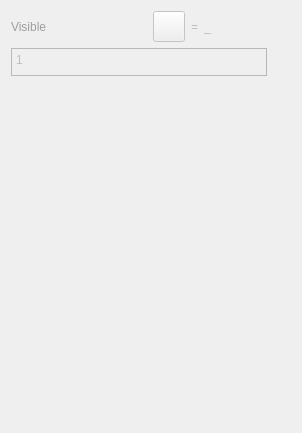
         <widget class="QWidget" name="tabPassmarkControl">
          <attribute name="title">
           <string>Control</string>
          </attribute>
          <layout class="QVBoxLayout" name="verticalLayout_13">
           <item>
            <layout class="QHBoxLayout" name="horizontalLayout_21">
             <item alignment="Qt::AlignmentFlag::AlignLeft">
              <widget class="QLabel" name="labelEditPassmarkVisible">
               <property name="enabled">
                <bool>false</bool>
               </property>
               <property name="sizePolicy">
                <sizepolicy hsizetype="Fixed" vsizetype="Preferred">
                 <horstretch>0</horstretch>
                 <verstretch>0</verstretch>
                </sizepolicy>
               </property>
               <property name="palette">
                <palette>
                 <active>
                  <colorrole role="WindowText">
                   <brush brushstyle="SolidPattern">
                    <color alpha="255">
                     <red>255</red>
                     <green>0</green>
                     <blue>0</blue>
                    </color>
                   </brush>
                  </colorrole>
                 </active>
                 <inactive>
                  <colorrole role="WindowText">
                   <brush brushstyle="SolidPattern">
                    <color alpha="255">
                     <red>255</red>
                     <green>0</green>
                     <blue>0</blue>
                    </color>
                   </brush>
                  </colorrole>
                 </inactive>
                 <disabled>
                  <colorrole role="WindowText">
                   <brush brushstyle="SolidPattern">
                    <color alpha="255">
                     <red>159</red>
                     <green>158</green>
                     <blue>158</blue>
                    </color>
                   </brush>
                  </colorrole>
                 </disabled>
                </palette>
               </property>
               <property name="text">
                <string>Visible</string>
               </property>
              </widget>
             </item>
             <item>
              <spacer name="horizontalSpacer_12">
               <property name="orientation">
                <enum>Qt::Orientation::Horizontal</enum>
               </property>
               <property name="sizeHint" stdset="0">
                <size>
                 <width>40</width>
                 <height>20</height>
                </size>
               </property>
              </spacer>
             </item>
             <item alignment="Qt::AlignmentFlag::AlignRight">
              <widget class="QToolButton" name="toolButtonExprPassmarkVisible">
               <property name="enabled">
                <bool>false</bool>
               </property>
               <property name="toolTip">
                <string>Formula wizard</string>
               </property>
               <property name="text">
                <string notr="true"/>
               </property>
               <property name="iconSize">
                <size>
                 <width>24</width>
                 <height>24</height>
                </size>
               </property>
              </widget>
             </item>
             <item alignment="Qt::AlignmentFlag::AlignRight">
              <widget class="QLabel" name="label_9">
               <property name="enabled">
                <bool>false</bool>
               </property>
               <property name="text">
                <string notr="true">=</string>
               </property>
              </widget>
             </item>
             <item alignment="Qt::AlignmentFlag::AlignRight">
              <widget class="QLabel" name="labelResultPassmarkVisible">
               <property name="enabled">
                <bool>false</bool>
               </property>
               <property name="sizePolicy">
                <sizepolicy hsizetype="Fixed" vsizetype="Preferred">
                 <horstretch>0</horstretch>
                 <verstretch>0</verstretch>
                </sizepolicy>
               </property>
               <property name="minimumSize">
                <size>
                 <width>87</width>
                 <height>0</height>
                </size>
               </property>
               <property name="toolTip">
                <string>Value</string>
               </property>
               <property name="text">
                <string notr="true">_</string>
               </property>
              </widget>
             </item>
            </layout>
           </item>
           <item>
            <layout class="QHBoxLayout" name="horizontalLayout_22">
             <item>
              <widget class="VPlainTextEdit" name="plainTextEditPassmarkVisible">
               <property name="enabled">
                <bool>false</bool>
               </property>
               <property name="sizePolicy">
                <sizepolicy hsizetype="Expanding" vsizetype="Preferred">
                 <horstretch>0</horstretch>
                 <verstretch>0</verstretch>
                </sizepolicy>
               </property>
               <property name="maximumSize">
                <size>
                 <width>16777215</width>
                 <height>28</height>
                </size>
               </property>
               <property name="toolTip">
                <string>Create a formula that regulates visibility. Values different from &quot;0&quot; make a notch visible</string>
               </property>
               <property name="tabChangesFocus">
                <bool>true</bool>
               </property>
               <property name="plainText">
                <string>1</string>
               </property>
              </widget>
             </item>
             <item>
              <widget class="QPushButton" name="pushButtonGrowPassmarkVisible">
               <property name="enabled">
                <bool>false</bool>
               </property>
               <property name="maximumSize">
                <size>
                 <width>18</width>
                 <height>18</height>
                </size>
               </property>
               <property name="sizeIncrement">
                <size>
                 <width>0</width>
                 <height>0</height>
                </size>
               </property>
               <property name="toolTip">
                <string>&lt;html&gt;&lt;head/&gt;&lt;body&gt;&lt;p&gt;Show full calculation in message box&lt;/p&gt;&lt;/body&gt;&lt;/html&gt;</string>
               </property>
               <property name="text">
                <string notr="true"/>
               </property>
               <property name="icon">
                <iconset theme="go-down"/>
               </property>
               <property name="iconSize">
                <size>
                 <width>16</width>
                 <height>16</height>
                </size>
               </property>
               <property name="flat">
                <bool>true</bool>
               </property>
              </widget>
             </item>
            </layout>
           </item>
           <item>
            <spacer name="verticalSpacer_6">
             <property name="orientation">
              <enum>Qt::Orientation::Vertical</enum>
             </property>
             <property name="sizeHint" stdset="0">
              <size>
               <width>20</width>
               <height>346</height>
              </size>
             </property>
            </spacer>
           </item>
          </layout>
         </widget>
